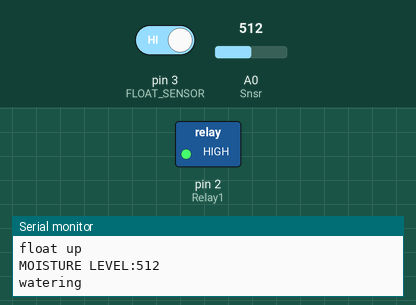
The sketch below on a simulated Arduino Uno, built with avr-gcc and run on an emulated ATmega328P. On the bench: switched loads named in the sketch (green lamp = pin HIGH), the last lines printed to the serial monitor. Dashed ring = blinking. The test bench sets the inputs (shaded band); at power-on: pin 3 (FLOAT_SENSOR) HIGH, A0 (Snsr) = 512.

Above: at 1.7 s.
1.8 s: pin 3 (FLOAT_SENSOR) driven LOW
At 2.8 s:
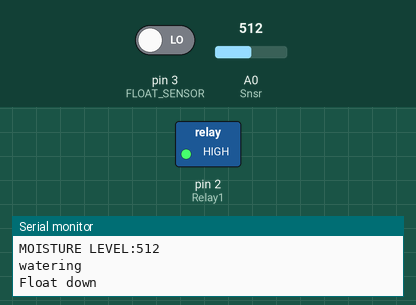
5.0 s: pin 3 (FLOAT_SENSOR) driven HIGH
At 6.1 s:
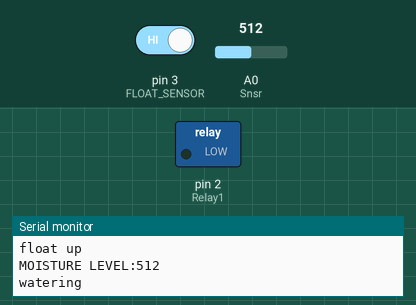
Timing chart, 0 to 17.0 s (numbered marks = the images above; inputs shaded):
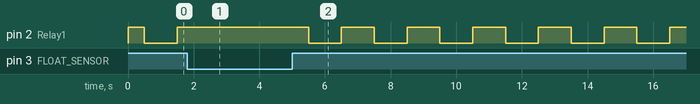

The sketch:

1Chnl_Plant_watering.ino
```cpp
int Relay1 = 2;
int Snsr = A0;
float value1 = 0;
#define FLOAT_SENSOR 3

void setup() {
  Serial.begin(9600);
  pinMode(Relay1, OUTPUT);
  pinMode(Snsr, INPUT);
  pinMode(FLOAT_SENSOR, INPUT_PULLUP);

  digitalWrite(Relay1, HIGH);
  delay(500);
}
void loop() {
  if(digitalRead(FLOAT_SENSOR) == HIGH)

  {
  Serial.println("float up");

  Serial.print("MOISTURE LEVEL:");
int ML = analogRead(Snsr);
  Serial.println(ML);
  if(ML>400)
  {
      digitalWrite(Relay1, LOW);
      Serial.println("watering");
      delay(1000);
      digitalWrite(Relay1, HIGH);
  }
  else
  {
    digitalWrite(Relay1, HIGH);
    }
    Serial.println();
  delay(1000);
  }

else
  {
  Serial.println("Float down");
  delay (1000);
  }

}
```

Measured:
- after the input at 1.8 s, pin 2 (Relay1): stays HIGH (without the input it goes to LOW after 0.70 s)
- after the input at 5.0 s, pin 2 (Relay1): alternates HIGH for 1.0 s and LOW for 1.0 s, starting after 0.50 s
